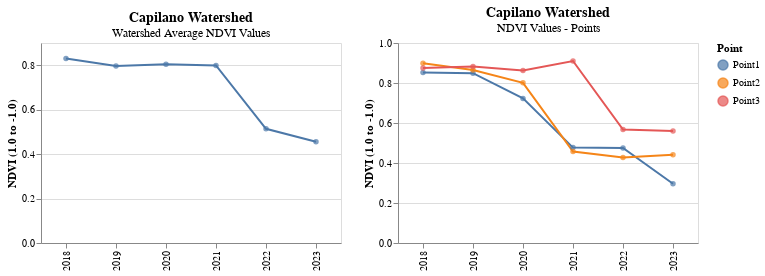

The notebook cell saved with this chart:
### Code cell
combined = ndvi_change_plot | ndvi_plot
combined

### Figure 1 — Vega-Lite specification as saved in the notebook (floating-point values rounded to 4 significant figures)
{"config": {"view": {"continuousWidth": 400, "continuousHeight": 300}}, "hconcat": [{"layer": [{"mark": "line", "encoding": {"tooltip": [{"field": "year", "title": "Year", "type": "quantitative"}, {"field": "value", "title": "NDVI Value", "type": "quantitative"}], "x": {"field": "year", "title": null, "type": "nominal"}, "y": {"field": "value", "title": "NDVI (1.0 to -1.0)", "type": "quantitative"}}, "height": 200, "title": {"text": "Capilano Watershed", "anchor": "middle", "fontSize": 14, "fontWeight": "bold", "subtitle": "Watershed Average NDVI Values"}, "width": 300}, {"mark": "circle", "encoding": {"tooltip": [{"field": "year", "title": "Year", "type": "quantitative"}, {"field": "value", "title": "NDVI Value", "type": "quantitative"}], "x": {"field": "year", "title": null, "type": "nominal"}, "y": {"field": "value", "title": "NDVI (1.0 to -1.0)", "type": "quantitative"}}, "height": 200, "title": {"text": "Capilano Watershed", "anchor": "middle", "fontSize": 14, "fontWeight": "bold", "subtitle": "Watershed Average NDVI Values"}, "width": 300}], "data": {"name": "data-309b660b0f4b8359f49919fa757468a5"}}, {"layer": [{"mark": "line", "encoding": {"color": {"field": "point", "title": "Point", "type": "nominal"}, "x": {"field": "year", "title": null, "type": "nominal"}, "y": {"field": "value", "title": "NDVI (1.0 to -1.0)", "type": "quantitative"}}, "height": 200, "title": {"text": "Capilano Watershed", "anchor": "middle", "fontSize": 14, "fontWeight": "bold", "subtitle": "NDVI Values - Points"}, "width": 300}, {"mark": "circle", "encoding": {"color": {"field": "point", "title": "Point", "type": "nominal"}, "x": {"field": "year", "title": null, "type": "nominal"}, "y": {"field": "value", "title": "NDVI (1.0 to -1.0)", "type": "quantitative"}}, "height": 200, "title": {"text": "Capilano Watershed", "anchor": "middle", "fontSize": 14, "fontWeight": "bold", "subtitle": "NDVI Values - Points"}, "width": 300}], "data": {"name": "data-54b45caf02e9f3bbe054972064813307"}}], "$schema": "https://vega.github.io/schema/vega-lite/v4.17.0.json", "datasets": {"data-309b660b0f4b8359f49919fa757468a5": [{"year": 2018, "value": 0.83}, {"year": 2019, "value": 0.796}, {"year": 2020, "value": 0.804}, {"year": 2021, "value": 0.799}, {"year": 2022, "value": 0.514}, {"year": 2023, "value": 0.456}], "data-54b45caf02e9f3bbe054972064813307": [{"date": "2018-08-15T00:00:00", "value": 0.852, "point": "Point1", "year": 2018}, {"date": "2019-08-15T00:00:00", "value": 0.849, "point": "Point1", "year": 2019}, {"date": "2020-07-30T00:00:00", "value": 0.723, "point": "Point1", "year": 2020}, {"date": "2021-07-29T00:00:00", "value": 0.477, "point": "Point1", "year": 2021}, {"date": "2022-08-16T00:00:00", "value": 0.475, "point": "Point1", "year": 2022}, {"date": "2023-08-13T00:00:00", "value": 0.296, "point": "Point1", "year": 2023}, {"date": "2018-08-15T00:00:00", "value": 0.899, "point": "Point2", "year": 2018}, {"date": "2019-08-15T00:00:00", "value": 0.865, "point": "Point2", "year": 2019}, {"date": "2020-07-30T00:00:00", "value": 0.801, "point": "Point2", "year": 2020}, {"date": "2021-07-29T00:00:00", "value": 0.457, "point": "Point2", "year": 2021}, {"date": "2022-08-16T00:00:00", "value": 0.427, "point": "Point2", "year": 2022}, {"date": "2023-08-13T00:00:00", "value": 0.441, "point": "Point2", "year": 2023}, {"date": "2018-08-15T00:00:00", "value": 0.875, "point": "Point3", "year": 2018}, {"date": "2019-08-15T00:00:00", "value": 0.882, "point": "Point3", "year": 2019}, {"date": "2020-07-30T00:00:00", "value": 0.862, "point": "Point3", "year": 2020}, {"date": "2021-07-29T00:00:00", "value": 0.91, "point": "Point3", "year": 2021}, {"date": "2022-08-16T00:00:00", "value": 0.567, "point": "Point3", "year": 2022}, {"date": "2023-08-13T00:00:00", "value": 0.56, "point": "Point3", "year": 2023}]}}
